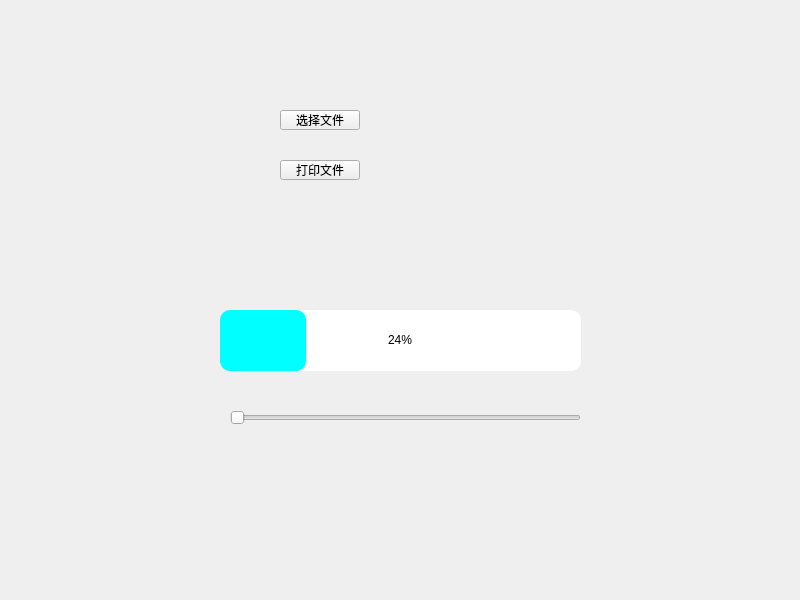
<?xml version="1.0" encoding="UTF-8"?>
<ui version="4.0">
 <class>Widget</class>
 <widget class="QWidget" name="Widget">
  <property name="geometry">
   <rect>
    <x>0</x>
    <y>0</y>
    <width>800</width>
    <height>600</height>
   </rect>
  </property>
  <property name="windowTitle">
   <string>Widget</string>
  </property>
  <property name="styleSheet">
   <string notr="true">QProgressBar{background:white;border-radius:10px;} 
QProgressBar::chunk{border-radius:10px;
	background-color: rgb(0, 255, 255);}</string>
  </property>
  <widget class="QPushButton" name="pushButton">
   <property name="geometry">
    <rect>
     <x>280</x>
     <y>110</y>
     <width>80</width>
     <height>20</height>
    </rect>
   </property>
   <property name="text">
    <string>选择文件</string>
   </property>
  </widget>
  <widget class="QPushButton" name="pushButton_2">
   <property name="geometry">
    <rect>
     <x>280</x>
     <y>160</y>
     <width>80</width>
     <height>20</height>
    </rect>
   </property>
   <property name="text">
    <string>打印文件</string>
   </property>
  </widget>
  <widget class="QProgressBar" name="progressBar">
   <property name="geometry">
    <rect>
     <x>220</x>
     <y>310</y>
     <width>361</width>
     <height>61</height>
    </rect>
   </property>
   <property name="value">
    <number>24</number>
   </property>
   <property name="alignment">
    <set>Qt::AlignCenter</set>
   </property>
  </widget>
  <widget class="QSlider" name="horizontalSlider">
   <property name="geometry">
    <rect>
     <x>230</x>
     <y>410</y>
     <width>351</width>
     <height>16</height>
    </rect>
   </property>
   <property name="orientation">
    <enum>Qt::Horizontal</enum>
   </property>
  </widget>
 </widget>
 <resources/>
 <connections/>
</ui>
